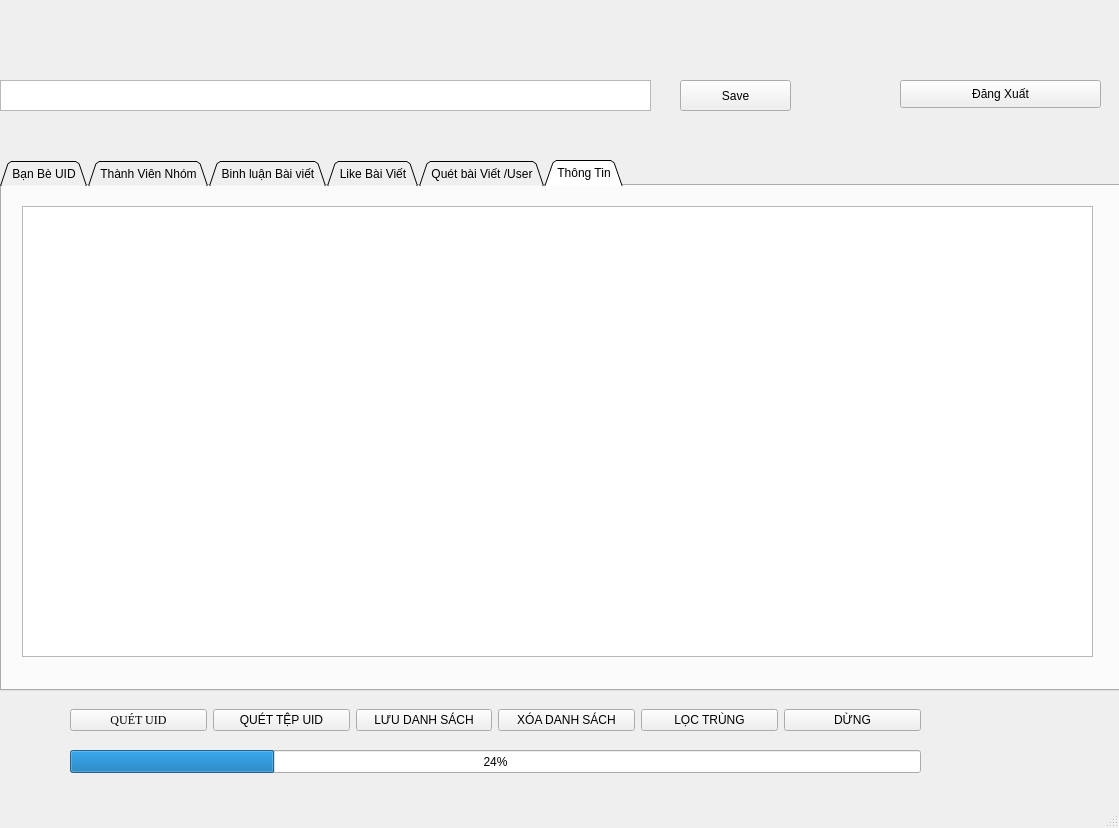
<?xml version="1.0" encoding="UTF-8"?>
<ui version="4.0">
 <class>MainWindow</class>
 <widget class="QMainWindow" name="MainWindow">
  <property name="geometry">
   <rect>
    <x>0</x>
    <y>0</y>
    <width>1119</width>
    <height>828</height>
   </rect>
  </property>
  <property name="windowTitle">
   <string>Tools Facebook</string>
  </property>
  <property name="autoFillBackground">
   <bool>false</bool>
  </property>
  <property name="styleSheet">
   <string notr="true">QPushButton:pressed{background-color: rgb(0, 0, 0); }</string>
  </property>
  <widget class="QWidget" name="centralwidget">
   <widget class="QTabWidget" name="tabWidget">
    <property name="geometry">
     <rect>
      <x>0</x>
      <y>160</y>
      <width>1131</width>
      <height>531</height>
     </rect>
    </property>
    <property name="tabShape">
     <enum>QTabWidget::Triangular</enum>
    </property>
    <property name="currentIndex">
     <number>5</number>
    </property>
    <widget class="QWidget" name="tab_friend">
     <attribute name="title">
      <string>Bạn Bè UID</string>
     </attribute>
     <widget class="QTableWidget" name="tableWidget_1">
      <property name="geometry">
       <rect>
        <x>-10</x>
        <y>1</y>
        <width>1131</width>
        <height>501</height>
       </rect>
      </property>
      <column>
       <property name="text">
        <string>STT</string>
       </property>
      </column>
      <column>
       <property name="text">
        <string>UID</string>
       </property>
      </column>
      <column>
       <property name="text">
        <string>Name</string>
       </property>
      </column>
      <column>
       <property name="text">
        <string>Gender</string>
       </property>
      </column>
      <column>
       <property name="text">
        <string>Birthday</string>
       </property>
      </column>
      <column>
       <property name="text">
        <string>Age Ranger</string>
       </property>
      </column>
      <column>
       <property name="text">
        <string>Email</string>
       </property>
      </column>
      <column>
       <property name="text">
        <string>Phone</string>
       </property>
      </column>
      <column>
       <property name="text">
        <string>Location</string>
       </property>
      </column>
     </widget>
    </widget>
    <widget class="QWidget" name="tab_memGroup">
     <attribute name="title">
      <string>Thành Viên Nhóm</string>
     </attribute>
     <widget class="QTableWidget" name="tableWidget_2">
      <property name="geometry">
       <rect>
        <x>0</x>
        <y>0</y>
        <width>1131</width>
        <height>501</height>
       </rect>
      </property>
      <column>
       <property name="text">
        <string>STT</string>
       </property>
      </column>
      <column>
       <property name="text">
        <string>UID</string>
       </property>
      </column>
      <column>
       <property name="text">
        <string>Name</string>
       </property>
      </column>
      <column>
       <property name="text">
        <string>Gender</string>
       </property>
      </column>
      <column>
       <property name="text">
        <string>Birthday</string>
       </property>
      </column>
      <column>
       <property name="text">
        <string>Age Ranger</string>
       </property>
      </column>
      <column>
       <property name="text">
        <string>Email</string>
       </property>
      </column>
      <column>
       <property name="text">
        <string>Phone</string>
       </property>
      </column>
      <column>
       <property name="text">
        <string>Location</string>
       </property>
      </column>
     </widget>
    </widget>
    <widget class="QWidget" name="tab_cmt">
     <attribute name="title">
      <string>Binh luận Bài viết</string>
     </attribute>
     <widget class="QTableWidget" name="tableWidget_3">
      <property name="geometry">
       <rect>
        <x>-10</x>
        <y>0</y>
        <width>1131</width>
        <height>501</height>
       </rect>
      </property>
      <column>
       <property name="text">
        <string>STT</string>
       </property>
      </column>
      <column>
       <property name="text">
        <string>UID</string>
       </property>
      </column>
      <column>
       <property name="text">
        <string>Name</string>
       </property>
      </column>
      <column>
       <property name="text">
        <string>Gender</string>
       </property>
      </column>
      <column>
       <property name="text">
        <string>Birthday</string>
       </property>
      </column>
      <column>
       <property name="text">
        <string>Age Ranger</string>
       </property>
      </column>
      <column>
       <property name="text">
        <string>Email</string>
       </property>
      </column>
      <column>
       <property name="text">
        <string>Phone</string>
       </property>
      </column>
      <column>
       <property name="text">
        <string>Location</string>
       </property>
      </column>
     </widget>
    </widget>
    <widget class="QWidget" name="tab_likePost">
     <attribute name="title">
      <string>Like Bài Viết</string>
     </attribute>
     <widget class="QTableWidget" name="tableWidget_4">
      <property name="geometry">
       <rect>
        <x>0</x>
        <y>0</y>
        <width>1131</width>
        <height>501</height>
       </rect>
      </property>
      <column>
       <property name="text">
        <string>STT</string>
       </property>
      </column>
      <column>
       <property name="text">
        <string>UID</string>
       </property>
      </column>
      <column>
       <property name="text">
        <string>Name</string>
       </property>
      </column>
      <column>
       <property name="text">
        <string>Gender</string>
       </property>
      </column>
      <column>
       <property name="text">
        <string>Birthday</string>
       </property>
      </column>
      <column>
       <property name="text">
        <string>Age Ranger</string>
       </property>
      </column>
      <column>
       <property name="text">
        <string>Email</string>
       </property>
      </column>
      <column>
       <property name="text">
        <string>Phone</string>
       </property>
      </column>
      <column>
       <property name="text">
        <string>Location</string>
       </property>
      </column>
     </widget>
    </widget>
    <widget class="QWidget" name="tab_postUser">
     <attribute name="title">
      <string>Quét bài Viết /User</string>
     </attribute>
     <widget class="QTableWidget" name="tableWidget_5">
      <property name="geometry">
       <rect>
        <x>-10</x>
        <y>0</y>
        <width>1131</width>
        <height>461</height>
       </rect>
      </property>
      <column>
       <property name="text">
        <string>STT</string>
       </property>
      </column>
      <column>
       <property name="text">
        <string>ID</string>
       </property>
      </column>
      <column>
       <property name="text">
        <string>Nội Dung</string>
       </property>
      </column>
      <column>
       <property name="text">
        <string>Like</string>
       </property>
      </column>
      <column>
       <property name="text">
        <string>Comment</string>
       </property>
      </column>
      <column>
       <property name="text">
        <string>Share</string>
       </property>
      </column>
     </widget>
     <widget class="QLabel" name="label">
      <property name="geometry">
       <rect>
        <x>900</x>
        <y>480</y>
        <width>121</width>
        <height>16</height>
       </rect>
      </property>
      <property name="text">
       <string>Số lượng bài viết:</string>
      </property>
     </widget>
     <widget class="QTextEdit" name="textEdit">
      <property name="geometry">
       <rect>
        <x>1030</x>
        <y>470</y>
        <width>71</width>
        <height>31</height>
       </rect>
      </property>
     </widget>
    </widget>
    <widget class="QWidget" name="tab_info">
     <attribute name="title">
      <string>Thông Tin</string>
     </attribute>
     <widget class="QPlainTextEdit" name="plainTextEdit">
      <property name="geometry">
       <rect>
        <x>20</x>
        <y>20</y>
        <width>1071</width>
        <height>451</height>
       </rect>
      </property>
     </widget>
    </widget>
   </widget>
   <widget class="QPushButton" name="btnLogout">
    <property name="geometry">
     <rect>
      <x>900</x>
      <y>80</y>
      <width>201</width>
      <height>28</height>
     </rect>
    </property>
    <property name="text">
     <string>Đăng Xuất</string>
    </property>
   </widget>
   <widget class="QWidget" name="horizontalLayoutWidget">
    <property name="geometry">
     <rect>
      <x>70</x>
      <y>700</y>
      <width>851</width>
      <height>41</height>
     </rect>
    </property>
    <layout class="QHBoxLayout" name="horizontalLayout">
     <item>
      <widget class="QPushButton" name="btn1UID">
       <property name="font">
        <font>
         <family>Times New Roman</family>
        </font>
       </property>
       <property name="text">
        <string>QUÉT UID</string>
       </property>
      </widget>
     </item>
     <item>
      <widget class="QPushButton" name="btnUID">
       <property name="text">
        <string>QUÉT TỆP UID</string>
       </property>
      </widget>
     </item>
     <item>
      <widget class="QPushButton" name="btnSave_2">
       <property name="text">
        <string>LƯU DANH SÁCH</string>
       </property>
      </widget>
     </item>
     <item>
      <widget class="QPushButton" name="btnDel">
       <property name="text">
        <string>XÓA DANH SÁCH</string>
       </property>
      </widget>
     </item>
     <item>
      <widget class="QPushButton" name="btnCheck">
       <property name="text">
        <string>LỌC TRÙNG</string>
       </property>
      </widget>
     </item>
     <item>
      <widget class="QPushButton" name="btnPause">
       <property name="text">
        <string>DỪNG</string>
       </property>
      </widget>
     </item>
    </layout>
   </widget>
   <widget class="QTextEdit" name="txtToken">
    <property name="geometry">
     <rect>
      <x>0</x>
      <y>80</y>
      <width>651</width>
      <height>31</height>
     </rect>
    </property>
    <property name="html">
     <string>&lt;!DOCTYPE HTML PUBLIC &quot;-//W3C//DTD HTML 4.0//EN&quot; &quot;http://www.w3.org/TR/REC-html40/strict.dtd&quot;&gt;
&lt;html&gt;&lt;head&gt;&lt;meta name=&quot;qrichtext&quot; content=&quot;1&quot; /&gt;&lt;style type=&quot;text/css&quot;&gt;
p, li { white-space: pre-wrap; }
&lt;/style&gt;&lt;/head&gt;&lt;body style=&quot; font-family:'Ubuntu'; font-size:11pt; font-weight:400; font-style:normal;&quot;&gt;
&lt;p style=&quot;-qt-paragraph-type:empty; margin-top:0px; margin-bottom:0px; margin-left:0px; margin-right:0px; -qt-block-indent:0; text-indent:0px;&quot;&gt;&lt;br /&gt;&lt;/p&gt;&lt;/body&gt;&lt;/html&gt;</string>
    </property>
    <property name="placeholderText">
     <string/>
    </property>
   </widget>
   <widget class="QPushButton" name="btnSave">
    <property name="geometry">
     <rect>
      <x>680</x>
      <y>80</y>
      <width>111</width>
      <height>31</height>
     </rect>
    </property>
    <property name="text">
     <string>Save</string>
    </property>
   </widget>
   <widget class="QProgressBar" name="progressBar">
    <property name="geometry">
     <rect>
      <x>70</x>
      <y>750</y>
      <width>851</width>
      <height>23</height>
     </rect>
    </property>
    <property name="value">
     <number>24</number>
    </property>
   </widget>
  </widget>
  <widget class="QStatusBar" name="statusbar"/>
 </widget>
 <resources/>
 <connections/>
</ui>
